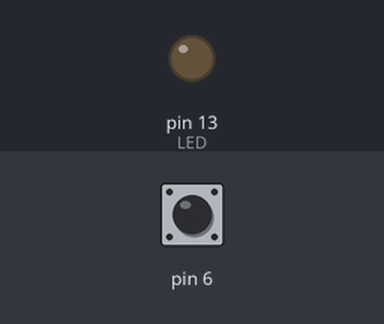
This sketch was run on a simulated Arduino Uno, built with avr-gcc and run on an emulated ATmega328P. On the bench: output pins drawn as LEDs (lit = HIGH). Inputs (shaded band) come from the test bench; at power-on: pin 6 HIGH.

Above: at 1.2 s.
1.3 s: pin 6 pulled LOW for 0.15 s
At 1.37 s:
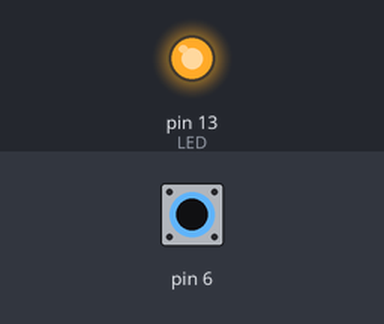
2.9 s: pin 6 pulled LOW for 3.2 s
At 6.7 s:
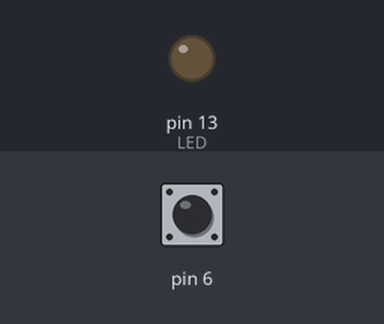
Timing chart, 0 to 8.2 s (numbered marks = the images above; inputs shaded):
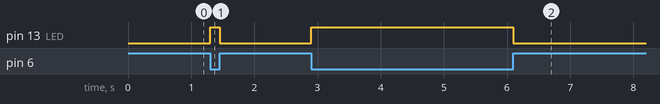

The sketch:

40022016_Lab1B_Task2.ino
```cpp
/*Task 2 for Lab 1B, SOEN 422
Pierre-Alexis Barras
*/
#include <avr/io.h>

void setup() {
  DDRB = (1 << 5);  //Set onboard LED as output
  PORTB |= (1 << 5);

  MCUCR &= ~(1 << 4); //Allow pull-up functionality
  PORTD |= (1 << 6);  //Pin D6 set as input_pullup
  }

void loop() {
  //check value of PIND6
  if(PIND & (1 << 6)){
    PORTB &= ~(1 << 5); //set LED off
    }
  else{
    PORTB |= (1 << 5);  //set LED on
    }
  }
```

Measured:
- after the input at 1.3 s, pin 13 (LED): LOW → HIGH at once, → LOW 0.15 s later
- after the input at 2.9 s, pin 13 (LED): LOW → HIGH at once, → LOW 3.2 s later
